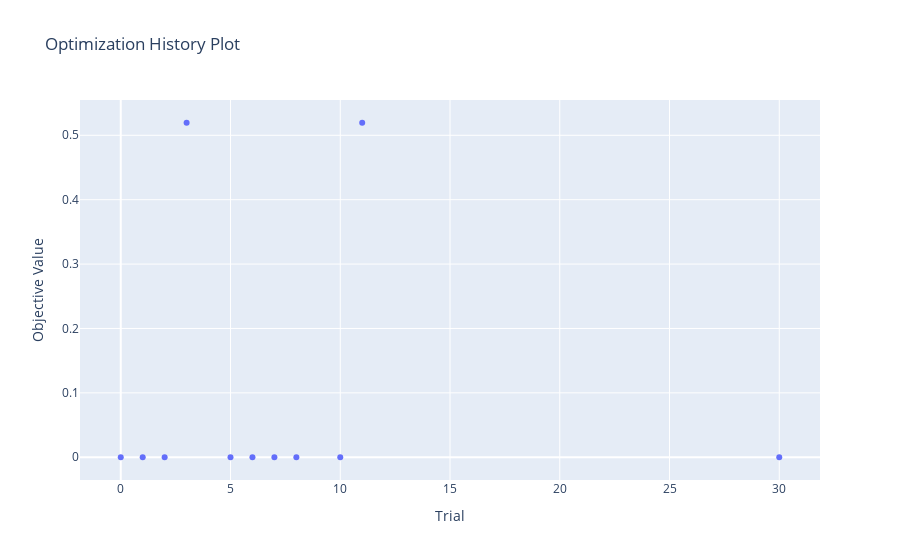

Notebook source saved alongside this figure:
### Code cell
optuna.visualization.plot_optimization_history(study, target=lambda t: t.values[0])

### Figure 1 — Plotly figure (JSON) as saved in the notebook; plotly's stock layout.template omitted (floating-point values rounded to 4 significant figures)
{"data": [{"mode": "markers", "name": "Objective Value", "type": "scatter", "x": [0, 1, 2, 3, 5, 6, 7, 8, 10, 11, 30], "y": [0, 0, 0, 0.5195, 0, 0, 0, 0, 0, 0.5195, 0]}, {"marker": {"color": "#cccccc"}, "mode": "markers", "name": "Infeasible Trial", "showlegend": false, "type": "scatter", "x": [], "y": []}], "layout": {"title": {"text": "Optimization History Plot"}, "xaxis": {"title": {"text": "Trial"}}, "yaxis": {"title": {"text": "Objective Value"}}}}
